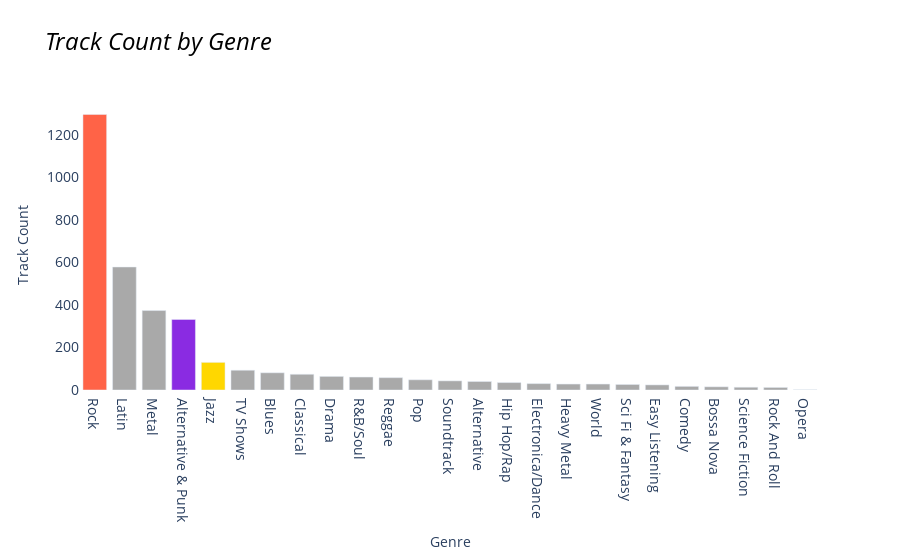

The code cell stored with this chart in its notebook:
### Code cell
bar_colors = ['#A9A9A9' if genre not in ['Jazz', 'Rock', 'Alternative & Punk'] 
              else ('#FFD700' if genre == 'Jazz' else '#FF6347' if genre == 'Rock' else '#8A2BE2') 
              for genre in df_track_count['genre_name']]

fig = px.bar(
    df_track_count, 
    x='genre_name', 
    y='track_count', 
    title='<i>Track Count by Genre</i>'
)

fig.update_traces(marker_color=bar_colors)
fig.update_layout(
    plot_bgcolor='white', 
    showlegend=False, 
    title_font=dict(size=24, color='black'), 
    xaxis_title='Genre',
    yaxis_title='Track Count',
    xaxis_tickfont=dict(size=14),
    yaxis_tickfont=dict(size=14)
)


fig.show()

### Figure 1 — Plotly figure (JSON) as saved in the notebook; plotly's stock layout.template omitted (floating-point values rounded to 4 significant figures)
{"data": [{"alignmentgroup": "True", "hovertemplate": "genre_name=%{x}<br>track_count=%{y}<extra></extra>", "legendgroup": "", "marker": {"color": ["#FF6347", "#A9A9A9", "#A9A9A9", "#8A2BE2", "#FFD700", "#A9A9A9", "#A9A9A9", "#A9A9A9", "#A9A9A9", "#A9A9A9", "#A9A9A9", "#A9A9A9", "#A9A9A9", "#A9A9A9", "#A9A9A9", "#A9A9A9", "#A9A9A9", "#A9A9A9", "#A9A9A9", "#A9A9A9", "#A9A9A9", "#A9A9A9", "#A9A9A9", "#A9A9A9", "#A9A9A9"], "pattern": {"shape": ""}}, "name": "", "offsetgroup": "", "orientation": "v", "showlegend": false, "textposition": "auto", "type": "bar", "x": ["Rock", "Latin", "Metal", "Alternative & Punk", "Jazz", "TV Shows", "Blues", "Classical", "Drama", "R&B/Soul", "Reggae", "Pop", "Soundtrack", "Alternative", "Hip Hop/Rap", "Electronica/Dance", "Heavy Metal", "World", "Sci Fi & Fantasy", "Easy Listening", "Comedy", "Bossa Nova", "Science Fiction", "Rock And Roll", "Opera"], "xaxis": "x", "y": [1297, 579, 374, 332, 130, 93, 81, 74, 64, 61, 58, 48, 43, 40, 35, 30, 28, 28, 26, 24, 17, 15, 13, 12, 1], "yaxis": "y"}], "layout": {"barmode": "relative", "legend": {"tracegroupgap": 0}, "plot_bgcolor": "white", "showlegend": false, "title": {"font": {"color": "black", "size": 24}, "text": "<i>Track Count by Genre</i>"}, "xaxis": {"anchor": "y", "domain": [0, 1], "tickfont": {"size": 14}, "title": {"text": "Genre"}}, "yaxis": {"anchor": "x", "domain": [0, 1], "tickfont": {"size": 14}, "title": {"text": "Track Count"}}}}
